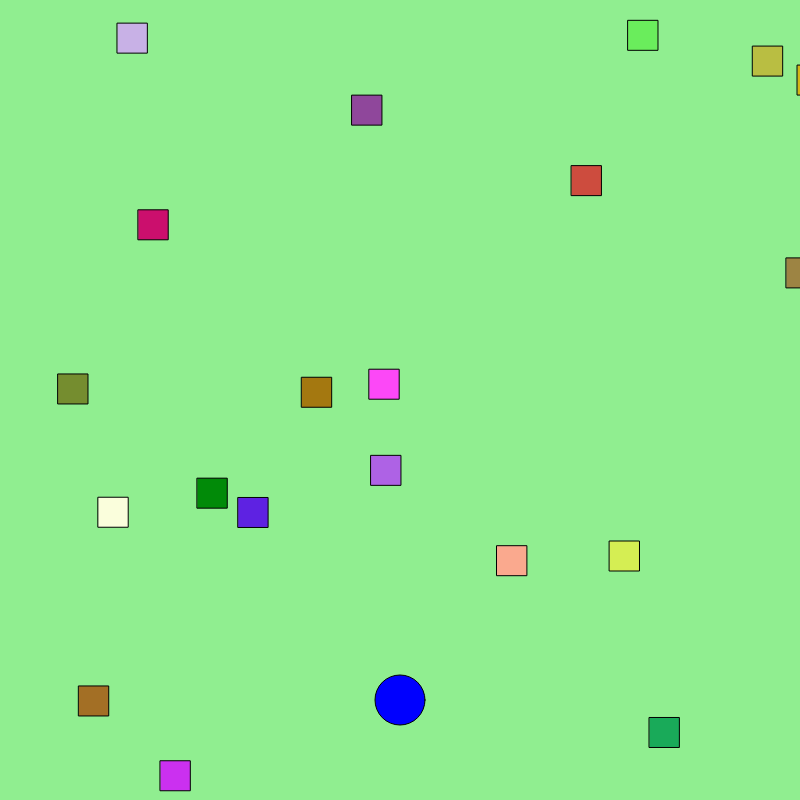
Frame 1 (no input)
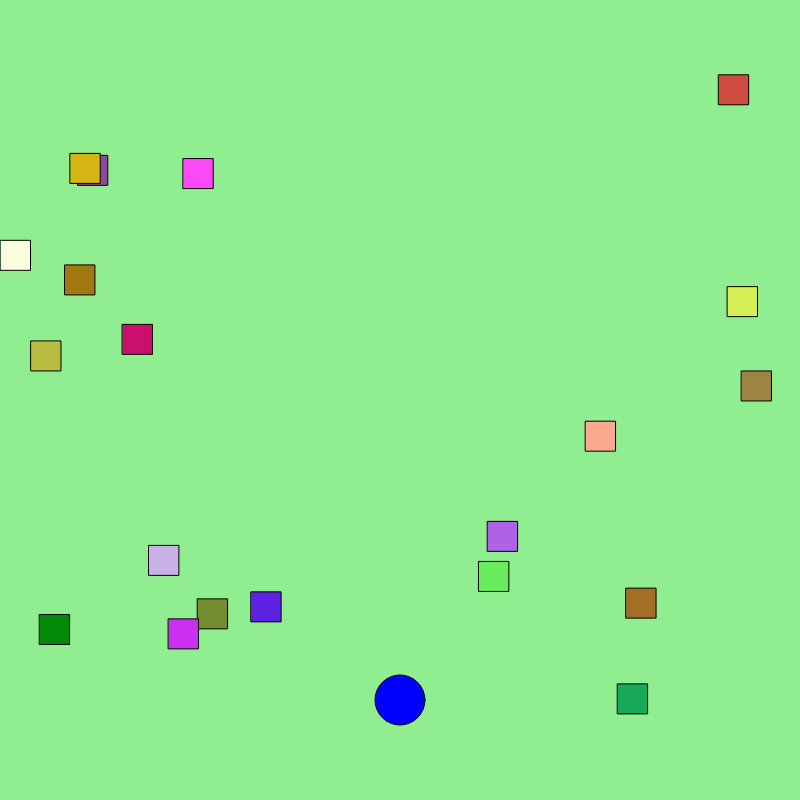
Frame 60 (no input)
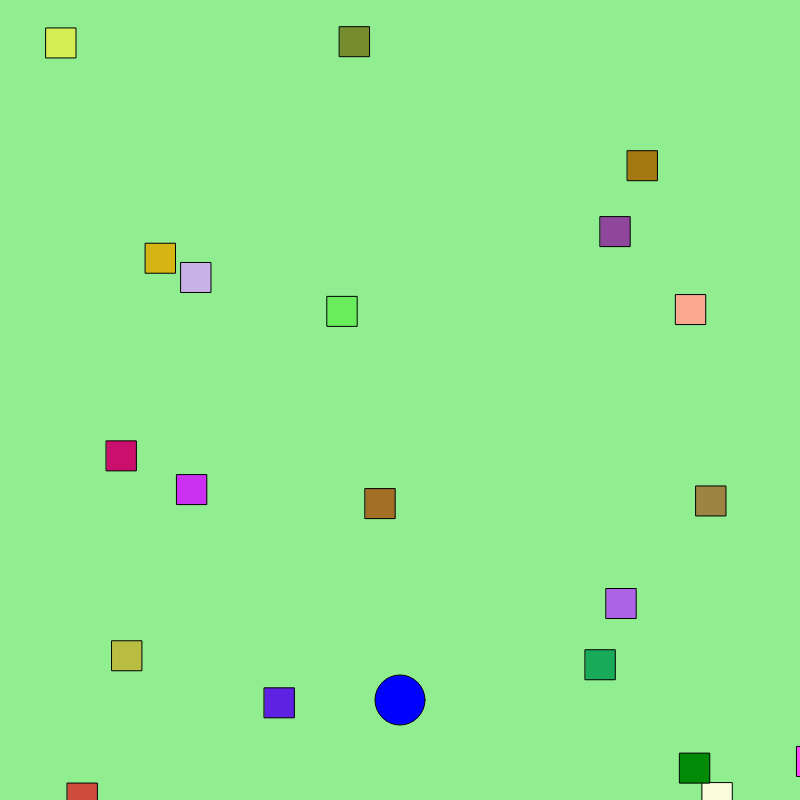
Frame 120 (the mouse pressed at the canvas centre since frame 60)

The p5.js sketch that drew these frames (run headless with seeded random() and noise() and a simulated clock; from frame 60 on, the mouse is pressed at the canvas centre):

// p5.js sketch
// ── sketch.js
var cars = [];
var frogPos;


function setup() {
  // put setup code here
  createCanvas(800, 800);
  for (var i = 0; i < 20; i++) {
    cars.push(new Car());
  }

  frogPos = createVector(400, height - 100);

}

function draw() {
  background('lightgreen');

  for (var i = 0; i < cars.length; i++) {
    cars[i].display();
    cars[i].drive();
    if (cars[i].pos.dist(frogPos) < 50) {
        cars.splice(i, 1);
      }
    }


    // frog
    fill('blue');
    ellipse(frogPos.x, frogPos.y, 50, 50);
    checkForKeys();


  }


  function checkForKeys() {
    if (keyIsDown(LEFT_ARROW)) frogPos.x -= 5;
    if (keyIsDown(RIGHT_ARROW)) frogPos.x += 5;
    if (keyIsDown(UP_ARROW)) frogPos.y -= 5;
    if (keyIsDown(DOWN_ARROW)) frogPos.y += 5;
  }


  function Car() {
    //attributes
    this.pos = createVector(random(width), random(height));
    this.vel = createVector(random(-5, 5), random(-5, 5));
    this.r = random(255);
    this.g = random(255);
    this.b = random(255);
    //methods
    this.display = function() {
      fill(this.r, this.g, this.b);
      rect(this.pos.x, this.pos.y, 30, 30);
    }

    this.drive = function() {
      this.pos.add(this.vel);
      if (this.pos.x > width) this.pos.x = 0;
      if (this.pos.x < 0) this.pos.x = width;
      if (this.pos.y > height) this.pos.y = 0;
      if (this.pos.y < 0) this.pos.y = height;
    }



  }
